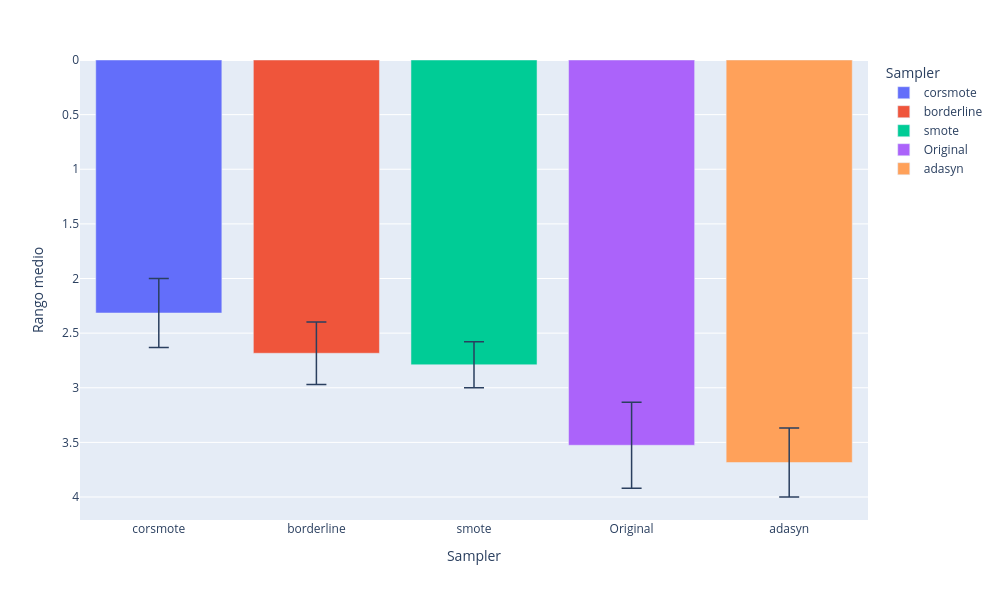

The code cell stored with this chart in its notebook:
### Code cell
df_agg = df.groupby(['dataset', 'sampler'])['F1'].mean().reset_index()
df_agg['rank'] = df_agg.groupby('dataset')['F1'].rank(method='min', ascending=False)

df_plot = df_agg.groupby('sampler')['rank'].agg(['mean', 'sem']).reset_index()

df_plot = df_plot.sort_values('mean')

fig = px.bar(
    df_plot,
    x='sampler',
    y='mean',
    error_y='sem',               
    color='sampler',                
    color_discrete_sequence=px.colors.qualitative.Plotly,
    labels={'mean': 'Rango medio', 'sampler': 'Sampler'}
)

fig.update_layout(
    yaxis=dict(autorange="reversed"),
    width=1000, height=600,           
    coloraxis_showscale=False         
)

fig.update_traces(error_y=dict(width=10, thickness=1.5))

fig.show()
fig.write_image("../Comparativa_RangoMedio_Sampler.pdf", format="pdf")

print("\n" + "="*40)
print("RANKING DETALLADO POR DATASET")
print("="*40)

# Ordenamos para que la lectura sea lógica: primero por dataset y luego por posición en el ranking
df_ranking_detail = df_agg.sort_values(['dataset', 'rank'])

for dataset in df_ranking_detail['dataset'].unique():
    print(f"\n📊 Dataset: {dataset}")
    subset = df_ranking_detail[df_ranking_detail['dataset'] == dataset]
    
    for _, row in subset.iterrows():
        # Usamos .format o f-strings para alinear un poco el texto
        print(f"  {int(row['rank'])}º - {row['sampler']} (F1: {row['F1']:.4f})")

### Figure 1 — Plotly figure (JSON) as saved in the notebook; plotly's stock layout.template omitted (floating-point values rounded to 4 significant figures)
{"data": [{"error_y": {"array": [0.3158], "thickness": 1.5, "width": 10}, "hovertemplate": "Sampler=%{x}<br>Rango medio=%{y}<extra></extra>", "legendgroup": "corsmote", "marker": {"color": "#636EFA", "pattern": {"shape": ""}}, "name": "corsmote", "orientation": "v", "showlegend": true, "textposition": "auto", "type": "bar", "x": ["corsmote"], "xaxis": "x", "y": [2.316], "yaxis": "y"}, {"error_y": {"array": [0.2867], "thickness": 1.5, "width": 10}, "hovertemplate": "Sampler=%{x}<br>Rango medio=%{y}<extra></extra>", "legendgroup": "borderline", "marker": {"color": "#EF553B", "pattern": {"shape": ""}}, "name": "borderline", "orientation": "v", "showlegend": true, "textposition": "auto", "type": "bar", "x": ["borderline"], "xaxis": "x", "y": [2.684], "yaxis": "y"}, {"error_y": {"array": [0.2105], "thickness": 1.5, "width": 10}, "hovertemplate": "Sampler=%{x}<br>Rango medio=%{y}<extra></extra>", "legendgroup": "smote", "marker": {"color": "#00CC96", "pattern": {"shape": ""}}, "name": "smote", "orientation": "v", "showlegend": true, "textposition": "auto", "type": "bar", "x": ["smote"], "xaxis": "x", "y": [2.789], "yaxis": "y"}, {"error_y": {"array": [0.3927], "thickness": 1.5, "width": 10}, "hovertemplate": "Sampler=%{x}<br>Rango medio=%{y}<extra></extra>", "legendgroup": "Original", "marker": {"color": "#AB63FA", "pattern": {"shape": ""}}, "name": "Original", "orientation": "v", "showlegend": true, "textposition": "auto", "type": "bar", "x": ["Original"], "xaxis": "x", "y": [3.526], "yaxis": "y"}, {"error_y": {"array": [0.3158], "thickness": 1.5, "width": 10}, "hovertemplate": "Sampler=%{x}<br>Rango medio=%{y}<extra></extra>", "legendgroup": "adasyn", "marker": {"color": "#FFA15A", "pattern": {"shape": ""}}, "name": "adasyn", "orientation": "v", "showlegend": true, "textposition": "auto", "type": "bar", "x": ["adasyn"], "xaxis": "x", "y": [3.684], "yaxis": "y"}], "layout": {"barmode": "relative", "coloraxis": {"showscale": false}, "height": 600, "legend": {"title": {"text": "Sampler"}, "tracegroupgap": 0}, "margin": {"t": 60}, "width": 1000, "xaxis": {"anchor": "y", "categoryarray": ["corsmote", "borderline", "smote", "Original", "adasyn"], "categoryorder": "array", "domain": [0, 1], "title": {"text": "Sampler"}}, "yaxis": {"anchor": "x", "autorange": "reversed", "domain": [0, 1], "title": {"text": "Rango medio"}}}}
